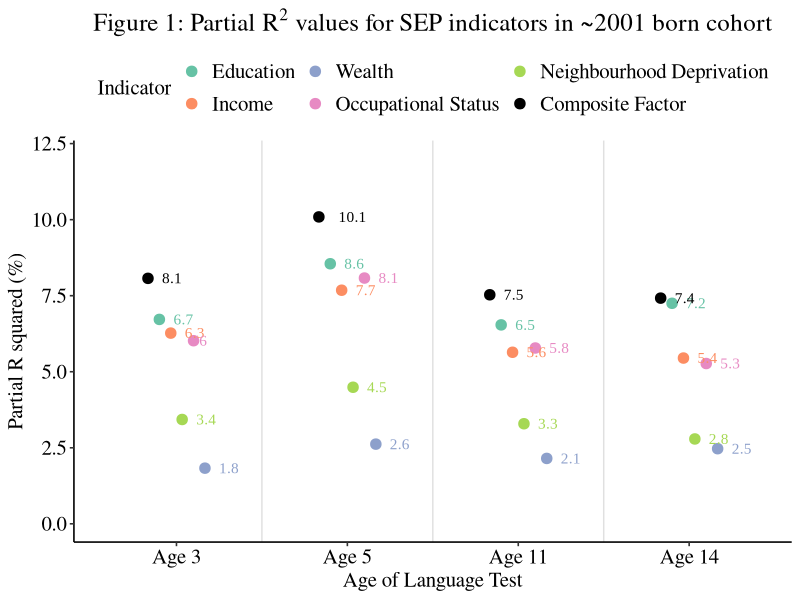
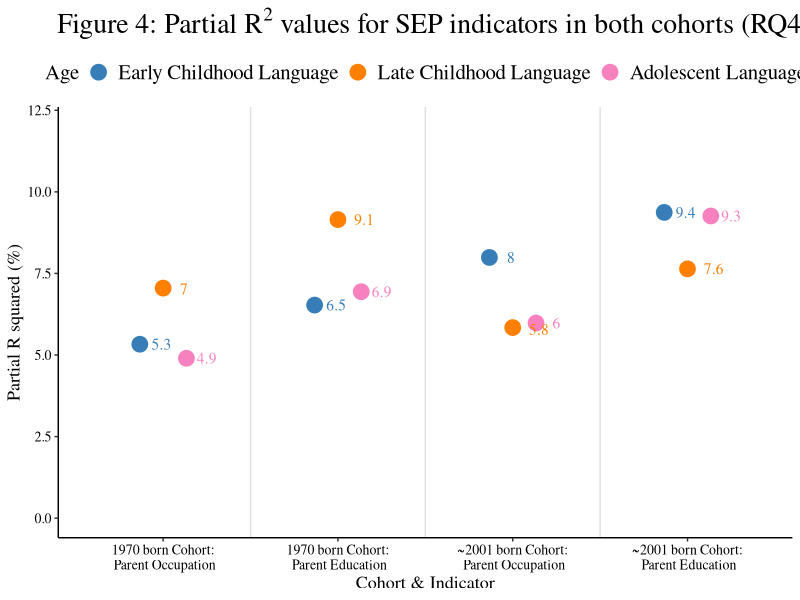

R code for these plots, in order:
library("ggplot2")
library("ggpubr")
library("tidyverse")


#r_squared_plot <- data.frame(
  #indicator = factor(c("Education", "Income", "Wealth", "Occupational Status", "Neighbourhood Deprivation"), levels=c("Education", "Income", "Wealth", "Occupational Status", "Neighbourhood Deprivation")),
 # r_squared = c(0.09721664,0.1006617,0.02342018,0.0825417,0.07456588,
              #  0.1138999,0.1139609,0.03237281,0.1049802,0.08534748,
               # 0.07149673,0.06241546,0.02385651,0.06227837,0.03842341,
              #  0.07549792,0.05778899,0.0260961,0.05550665,0.03088782)*100,
 # lower_ci_ = c(0.0884592,0.09183302,0.01817604,0.07444475,0.06677952,
             #   0.1041588,0.1043737,0.02661373,0.09554743,0.07711463,
              #  0.06263545,0.05471721,0.01825448,0.05418452,0.03234287, 
               # 0.0656567,0.04973233, 0.01897393,0.04733762,0.02464781)*100,
 # upper_ci_ = c(0.1062952,0.1098017,0.0292927,0.0909783,0.08270924,
            #    0.1239608,0.1238576,0.03865454,0.1147491,0.0939168,
             #   0.08084899,0.0705491,0.03016619,0.07085629,0.04498242,
             #   0.08590768,0.06637139,0.03428181,0.06424411,0.03778192
             #    )*100,
  #age = factor(c("Age 3","Age 3", "Age 3", "Age 3",  "Age 3",
             #    "Age 5", "Age 5", "Age 5", "Age 5", "Age 5",
              #   "Age 11",  "Age 11", "Age 11", "Age 11", "Age 11",
             #    "Age 14", "Age 14", "Age 14", "Age 14", "Age 14"
 # )
 # ))



#r2_plot <- ggplot() +
  #geom_pointrange(data=r_squared_plot, mapping=aes(x=indicator, y=r_squared, ymin=lower_ci_, ymax=upper_ci_, group= age, color=age, fill=age), size=1, shape=20) +
  #scale_color_manual(name="Age", values=c( "#D7191C", "#FDAE61", "#ABDDA4", "#2B83BA"), limits=c("Age 3", "Age 5", "Age 11", "Age 14"))+
  #scale_fill_manual(name="Age", values=c(  "#D7191C", "#FDAE61", "#ABDDA4", "#2B83BA"), limits=c("Age 3", "Age 5", "Age 11", "Age 14"))+
  #theme_classic() +
  #xlab(label="SEP indicator") +
  #ylab(label="Partial R squared (%)")
  
#r sqaured for RQ 1-3.  

r_squared_plot1 <- data.frame(
  age = factor(c("Age 3", "Age 5", "Age 11", "Age 14"), 
               levels=c("Age 3", "Age 5", "Age 11", "Age 14")),
  r_squared = c(6.72, 8.55, 6.54, 7.25, 
                6.27, 7.68, 5.64, 5.45, 
                1.83, 2.62, 2.15, 2.47, 
                6.02, 8.08, 5.78, 5.27, 
                3.43, 4.49, 3.29, 2.79, 
                8.07, 10.09, 7.53, 7.42
                ),
  lower_ci_ = c(6.62, 8.35, 5.96, 6.46, 
                6.18, 7.51, 5.17, 4.83, 
                1.76, 2.51, 1.85, 1.94,
                5.95,7.9, 5.26, 4.64,
                3.4, 4.4, 2.97, 2.35,
                7.94, 9.88, 6.91, 6.65 ),
  upper_ci_ = c(6.83, 8.75, 7.13,8.04,
                6.35, 7.84, 6.12, 6.06,
                1.9, 2.72, 2.48, 3.03,
                6.09, 8.25, 6.3, 5.9,
                3.46, 4.58, 3.61, 3.22,
                8.18, 10.28, 8.14, 8.18
                
                
  ),
  indicator = factor(c("Education", "Education", "Education", "Education",
                 "Income", "Income", "Income", "Income",
                 "Wealth", "Wealth", "Wealth", "Wealth", 
                 "Occupational Status", "Occupational Status", "Occupational Status","Occupational Status", 
                 "Neighbourhood Deprivation",  "Neighbourhood Deprivation",  "Neighbourhood Deprivation",  "Neighbourhood Deprivation",
                 "Composite Factor", "Composite Factor", "Composite Factor", "Composite Factor"
  )
  ))


r2_plot1 <- r_squared_plot1 %>% 
  ggplot() +
  geom_point(mapping=aes(x=age, y=r_squared,  group= indicator, color=indicator, fill=indicator), 
             size=5, shape=20, position = position_dodge(width=0.4)) +
  scale_color_manual(name="Indicator", values=c( "#66C2A5", "#FC8D62", "#8DA0CB", "#E78AC3", "#A6D854", "black"), limits=c("Education", "Income", "Wealth", "Occupational Status", "Neighbourhood Deprivation", "Composite Factor"))+
  scale_fill_manual(name="Indicator", values=c( "#66C2A5", "#FC8D62", "#8DA0CB", "#E78AC3", "#A6D854", "black" ), limits=c("Education", "Income", "Wealth", "Occupational Status", "Neighbourhood Deprivation", "Composite Factor"))+
  theme_classic2()+
  xlab(label="Age of Language Test") +
  ylab(label="Partial R squared (%)") +
  theme(axis.text = element_text(size=15, family = "Times", colour = "black"), 
        axis.title = element_text(size=15, family = "Times"))+
  theme(legend.text = element_text(size=15, family="Times"), 
        legend.title = element_text(size=15, family="Times"))+
  ylim(0,12)+ 
  geom_vline(xintercept = 1.5:3.5, colour="#E0E0E0") +
  theme(legend.position = "top") +
  
  ggtitle("Figure 1: Partial" ~ R^2 ~ "values for SEP indicators in ~2001 born cohort") +
  theme(plot.title = element_text(face="italic", size=18, family ="Times",hjust = 0.5)) +
  
  geom_text(aes(x=age, y=r_squared, label=round(r_squared,1), color=factor(indicator), hjust=-0.7),
            family = "Times New Roman",
            position = position_dodge(width=0.4))



ggsave("mcs-r2.png",r2_plot1, width=9, height=10, units= "in" ,dpi=300)

#cross cohort comparison ####
r_squared_plotComparison <- data.frame(

 age= factor(c("Early Childhood Language", "Late Childhood Language", "Adolescent Language"), 
             levels=c("Early Childhood Language", "Late Childhood Language", "Adolescent Language")),
 
  r_squared = c(5.33, 7.05, 4.9, 
                6.53, 9.15, 6.94,
                7.99, 5.84, 5.98,
                9.37, 7.64, 9.26),
  #lower_ci_ = c(5.25, 6.6, 4.27, 
              #  6.26, 8.49,6.14,
              #  9.02, 5.19, 5.22, 
              #  9.93, 6.78,8.31),
  #upper_ci_ = c(7.05, 8.42, 6.33,
              #  8.11, 10.59, 8.95,
               # 10.88, 6.72, 6.34, 
               # 11.87, 8.59, 10.32
  #),
 #cohort =factor(c("1970 born" ,"1970 born", "1970 born",  
                  #"1970 born" ,"1970 born", "1970 born",
                  #"~2001 born" ,"~2001 born", "~2001 born",  
                  #"~2001 born" ,"~2001 born", "~2001 born"
                 # )),
  indicator = factor(c(
    "1970 born Cohort:\n Parent Occupation" ,"1970 born Cohort:\n Parent Occupation", "1970 born Cohort:\n Parent Occupation",  
    "1970 born Cohort:\n Parent Education" ,"1970 born Cohort:\n Parent Education", "1970 born Cohort:\n Parent Education",
    "~2001 born Cohort:\n Parent Occupation" ,"~2001 born Cohort:\n Parent Occupation", "~2001 born Cohort:\n Parent Occupation",  
    "~2001 born Cohort:\n Parent Education" ,"~2001 born Cohort:\n Parent Education", "~2001 born Cohort:\n Parent Education"
  )
  
  ))

r2_plotComparison <- r_squared_plotComparison %>% 
ggplot() +
  geom_point(mapping=aes(x=indicator, y=r_squared,  group= age, color=age, fill=age), size=5,position = position_dodge(width=0.4) ) +
  scale_color_manual(name="Age", values=c( "#377EB8","#FF7F00","#F781BF"), limits=c( "Early Childhood Language", "Late Childhood Language", "Adolescent Language"))+
  scale_fill_manual(name="Age", values=c(   "#377EB8","#FF7F00","#F781BF"), limits=c( "Early Childhood Language", "Late Childhood Language", "Adolescent Language"))+
  scale_x_discrete(limits=c("1970 born Cohort:\n Parent Occupation", "1970 born Cohort:\n Parent Education", "~2001 born Cohort:\n Parent Occupation", "~2001 born Cohort:\n Parent Education")) +
  #scale_shape_manual(name="Age & Indicator", values= c(16,15, 16, 15), limits= c("1970 born Occupation", "1970 born Education",  "~2001 born Occupation", "~2001 born Education")) +
  theme_classic() +
  xlab(label="Cohort & Indicator") +
  ylab(label="Partial R squared (%)") +
  theme(axis.text = element_text(size=10, family = "Times", colour = "black"), 
        axis.title = element_text(size=13, family = "Times"))+
  theme(legend.text = element_text(size=15, family="Times"), 
        legend.title = element_text(size=15, family="Times"))+
  ggtitle("Figure 4: Partial" ~ R^2 ~ "values for SEP indicators in both cohorts (RQ4)") +
 theme(plot.title = element_text( size=20, family ="Times",hjust = 0.05, face = "italic")) +
  geom_vline(xintercept = 1.5:3.5, colour="#E0E0E0") +
  theme(legend.position = "top") +
  ylim(0,12) +
  annotate("text", x=1.25, y=4.9, label= "4.9", colour= "#F781BF", family="serif") +  #bcs occupation adolescent
  annotate("text", x=1.12, y=7.02, label= "7", colour= "#FF7F00", family="serif") +  #bcs occupation late childhood
  annotate("text", x=0.99, y=5.33, label= "5.3", colour= "#377EB8", family="serif")+   #bcs occupation early childhood
  annotate("text", x=2.25, y=6.94, label= "6.9", colour= "#F781BF", family="serif") +  #bcs education adolescent
  annotate("text", x=2.15, y=9.15, label= "9.1", colour= "#FF7F00", family="serif") +  #bcs education late childhood
  annotate("text", x=1.99, y=6.53, label= "6.5", colour= "#377EB8", family="serif") +  #bcs education early childhood
  
  annotate("text", x=3.25, y=5.98, label= "6", colour= "#F781BF", family="serif") +  #mcs occupation adolescent
  annotate("text", x=3.15, y=5.78, label= "5.8", colour= "#FF7F00", family="serif") +  #mcs occupation late childhood
  annotate("text", x=2.99, y=7.99, label= "8", colour= "#377EB8", family="serif")+   #mcs occupation early childhood
  annotate("text", x=4.25, y=9.26, label= "9.3", colour= "#F781BF", family="serif") +  #mcs education adolescent
  annotate("text", x=4.15, y=7.64, label= "7.6", colour= "#FF7F00", family="serif") +  #mcs education late childhood
  annotate("text", x=3.99, y=9.37, label= "9.4", colour= "#377EB8", family="serif")   #mcs education early childhood
#plots= ggarrange (r2_plot1, r2_plotComparison, 
                 # ncol =1, nrow=2,  align = c( "hv"),
                 # common.legend = FALSE, legend = "right") 


ggsave("r2-comparison.png",r2_plotComparison, width=8.82, height=9.52, units= "in" ,dpi=300)

